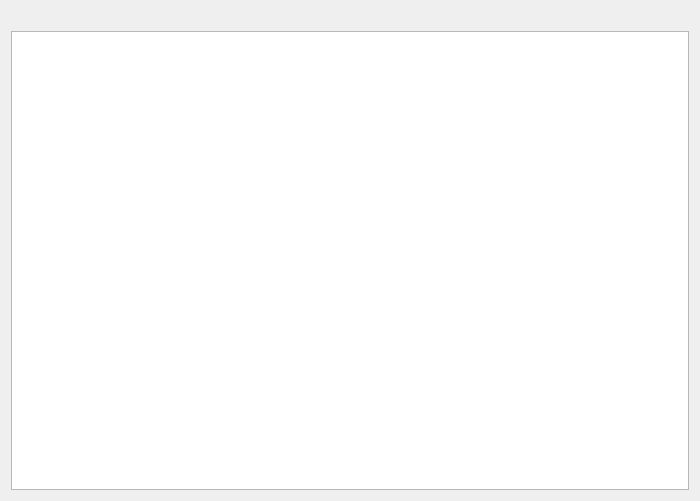
<?xml version="1.0" encoding="UTF-8"?>
<ui version="4.0">
 <class>ModuleViewer</class>
 <widget class="QWidget" name="ModuleViewer">
  <property name="geometry">
   <rect>
    <x>0</x>
    <y>0</y>
    <width>700</width>
    <height>501</height>
   </rect>
  </property>
  <property name="windowTitle">
   <string>Form</string>
  </property>
  <layout class="QGridLayout" name="gridLayout">
   <item row="1" column="0">
    <widget class="QTextBrowser" name="viewer"/>
   </item>
   <item row="0" column="0">
    <widget class="QLabel" name="LAStatus">
     <property name="text">
      <string/>
     </property>
    </widget>
   </item>
  </layout>
 </widget>
 <resources/>
 <connections/>
</ui>
